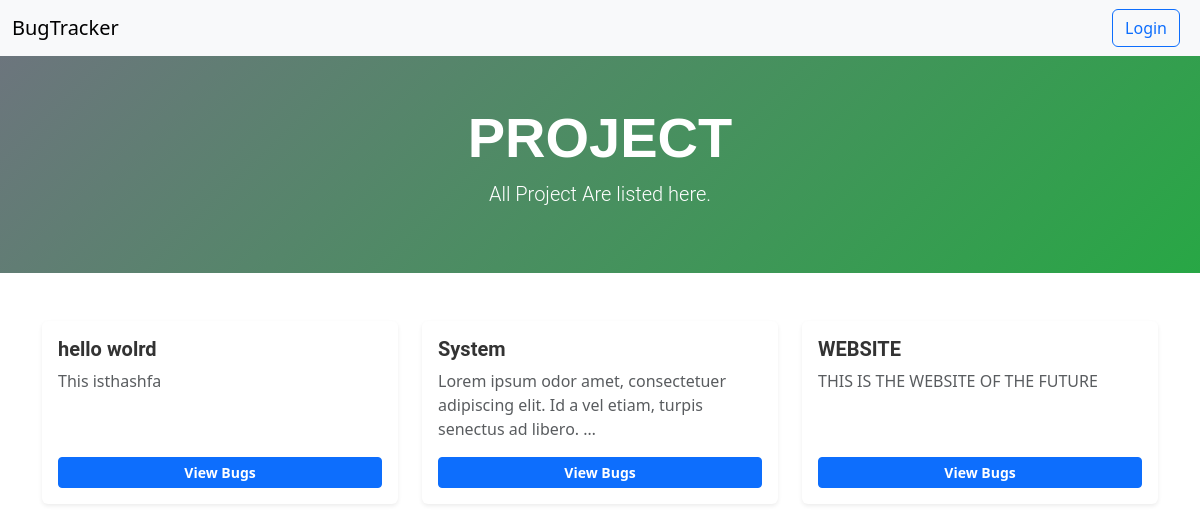
The app's page /workspace/, older data.
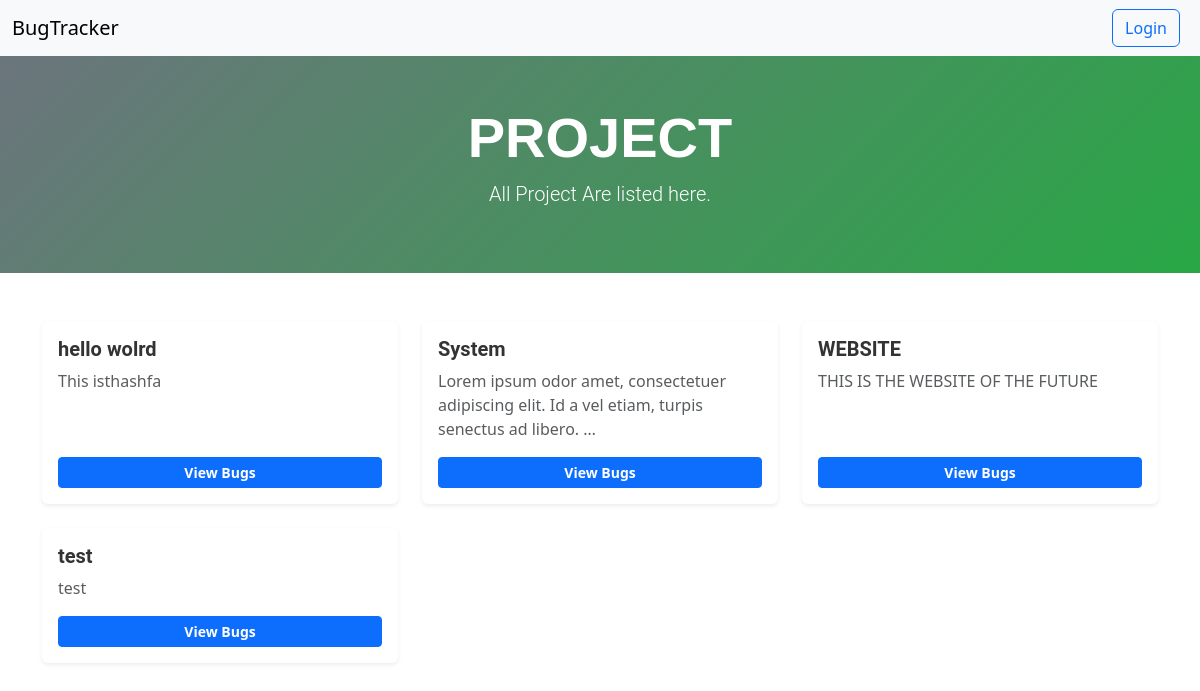
The same page, newer data.
### myapp/models.py (models this page shows, shortened)
class Project(models.Model):
    name = models.CharField(max_length=255, unique=True)
    description = models.TextField(blank=True)
    created_by = models.ForeignKey(User, on_delete=models.SET_NULL, null=True, related_name="created_projects")
    members = models.ManyToManyField(User, related_name="projects")

### myapp/views.py (the view)
# urls.py: path('workspace/', WorkspacePageView.as_view(), name='workspace'),
class WorkspacePageView(ListView):
    model = Project
    template_name = 'myapp/workspace.html'
    context_object_name = 'projects'

### myapp/templates/myapp/workspace.html
{% extends 'myapp/base.html' %}
{% block content %}
    {% include 'myapp/navbar.html' %}
    <div class="container-fluid py-5 text-center" style="background: linear-gradient(135deg, #6c757d, #28a745); color: #fff;">
        <h1 class="display-4 fw-bold" style="font-family: 'Poppins', sans-serif;">
            PROJECT
        </h1>
        <p class="lead" style="font-family: 'Roboto', sans-serif;">
            All Project Are listed here.
        </p>
    </div>
    <div class="container py-5">
        <div class="row g-4">
            {% for project in projects %}
                <div class="col-md-4">
                    <div class="card border-0 shadow-sm h-100">
                        <div class="card-body d-flex flex-column">
                            <h5 class="card-title fw-bold" style="font-family: 'Roboto', sans-serif; color: #333;">
                                {{ project.name }}
                            </h5>
                            <p class="card-text text-muted" style="flex-grow: 1;">
                                {{ project.description|truncatewords:15 }}
                            </p>
                            <a href="{% url 'project_bugs' project.pk %}"
                               class="btn btn-primary btn-sm mt-auto fw-bold">
                                View Bugs
                            </a>
                        </div>
                    </div>
                </div>
            {% empty %}
                <div class="col-12 text-center">
                    <p class="lead text-muted">No projects found. Start creating one now!</p>
                </div>
            {% endfor %}
        </div>
    </div>
{% endblock content %}

Row changes from the older to the newer data that the page shows:
added Project: name "test", description "test"
